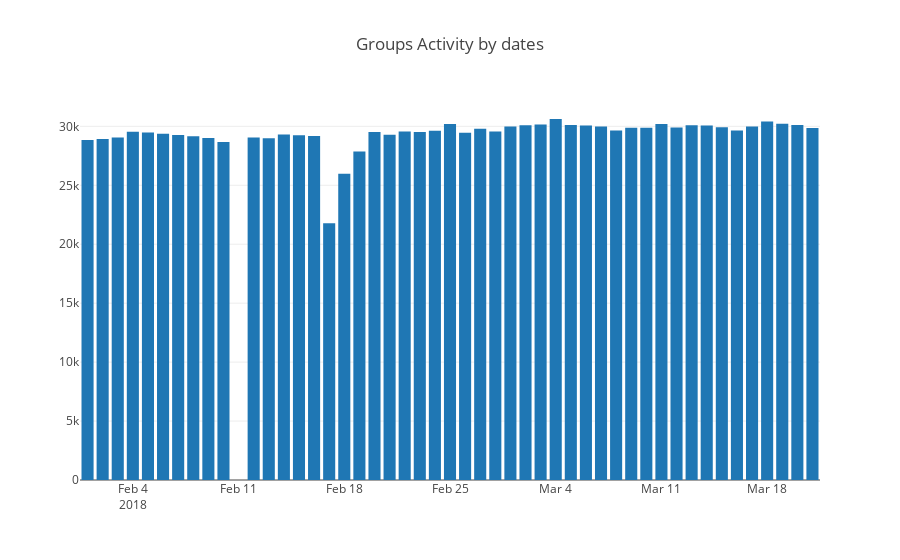

Notebook code for this chart:
### Code cell
Bar(dates, groups).plot(
  title = "Groups Activity by dates"
)
